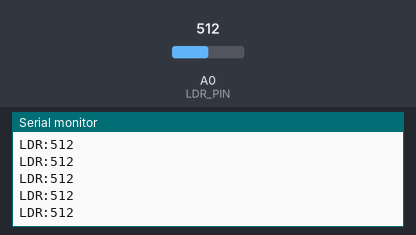
This sketch was run on a simulated Arduino Uno, built with avr-gcc and run on an emulated ATmega328P. Shown: the last lines printed to the serial monitor. The test bench sets the inputs (shaded band); at power-on: A0 (LDR_PIN) = 512.

Above: at 1.2 s.
1.3 s: A0 (LDR_PIN) set to 543
At 2.2 s:
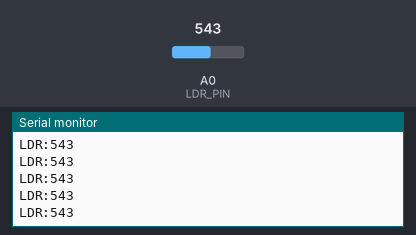
2.8 s: A0 (LDR_PIN) set to 558
At 3.9 s:
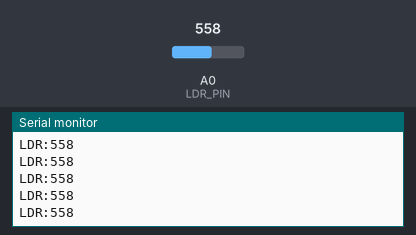
Timing chart, 0 to 5.8 s (numbered marks = the images above; inputs shaded):
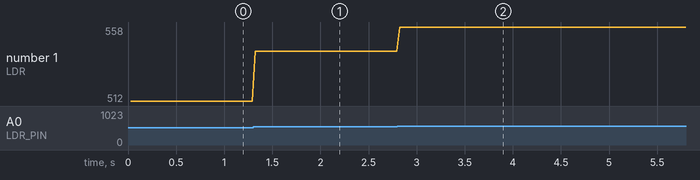

The sketch:

receiver.ino
```cpp
const int LDR_PIN = A0;

int BIT_TIME_MS = 45;
int THRESHOLD   = 550;

bool isReceiving = false;
int rxBitIdx = 0;
byte rxCurrentByte = 0;
unsigned long nextRxSampleMicros = 0;
unsigned long lastTelemetryMillis = 0;

void setup() {
  Serial.begin(115200);
}

void loop() {
  unsigned long nowMicros = micros();
  unsigned long nowMillis = millis();

  while (Serial.available()) {
    String cmd = Serial.readStringUntil('\n');
    cmd.trim();
    if (cmd.startsWith("TH:")) {
      THRESHOLD = constrain(cmd.substring(3).toInt(), 10, 1020);
    } else if (cmd.startsWith("SPD:")) {
      BIT_TIME_MS = constrain(cmd.substring(4).toInt(), 5, 500);
    }
  }

  int ldrVal = analogRead(LDR_PIN);
  bool beamDetected = (ldrVal > THRESHOLD);

  if (!isReceiving) {
    if (beamDetected) {
      isReceiving = true;
      rxBitIdx = 0;
      rxCurrentByte = 0;
      // Sample 1.5 bit widths later to hit the dead center of bit 0
      nextRxSampleMicros = nowMicros + ((unsigned long)BIT_TIME_MS * 1500UL);
    }
  } else {
    if ((long)(nowMicros - nextRxSampleMicros) >= 0) {
      if (rxBitIdx < 8) {
        if (beamDetected) {
          rxCurrentByte |= (1 << (7 - rxBitIdx));
        }
        rxBitIdx++;
        nextRxSampleMicros += (unsigned long)BIT_TIME_MS * 1000UL;
      } else {
        Serial.print("RX:");
        Serial.println((int)rxCurrentByte);
        isReceiving = false;
      }
    }
  }

  if (nowMillis - lastTelemetryMillis >= 30) {
    lastTelemetryMillis = nowMillis;
    Serial.print("LDR:");
    Serial.println(ldrVal);
  }
}
```

Measured:
- after the input at 1.3 s, the serial monitor: prints a new line at once (image 1)
- after the input at 2.8 s, the serial monitor: prints a new line at once (image 2)
- plotted number 1: 512 → 543 after the input at 1.3 s, 543 → 558 after the input at 2.8 s
